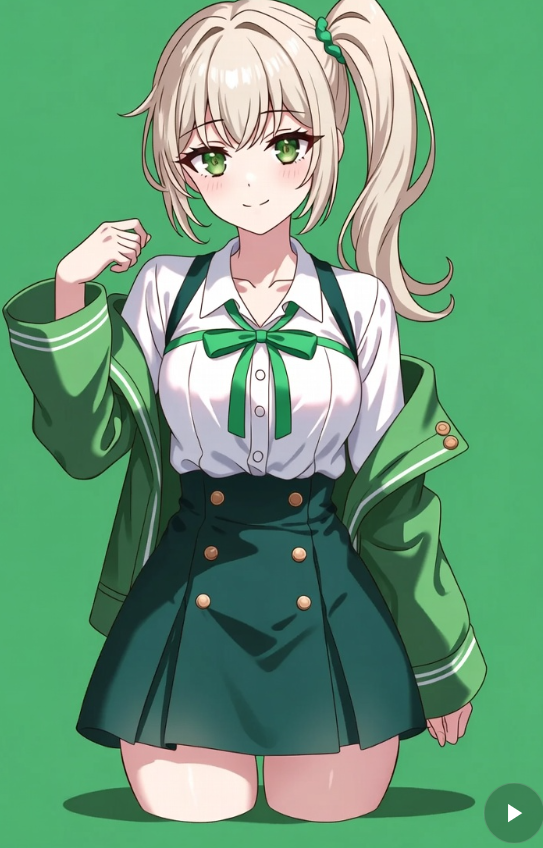
#> input picture content/sources/daily/green-uniform/source.png, 543 x 848 px
$ python -i preprocess.py   (imports and definitions only)   (older library calls are emulated)
#> lines starting #> are read from the running program, lines starting #| are printed output that depends on the picture
"""Pre-quantisation flattening.

Quantisation is only as good as what you feed it. Sensor noise, JPEG blocking and fine
texture all survive k-means and reappear as thousands of speckle regions that the merge
stage then has to clean up. Flattening first removes that at the source, which is far
cheaper and produces better boundaries than merging afterwards.

The goal is *flat areas with intact edges*, which is a different objective from ordinary
denoising — we actively want to destroy gradients that a photograph legitimately
contains, because a gradient cannot be represented as a numbered region.
"""

from __future__ import annotations

import cv2
import numpy as np

FlattenMode = str  # "bilateral" | "edgepreserve" | "meanshift" | "hybrid"

MODES: tuple[str, ...] = ("bilateral", "edgepreserve", "meanshift", "hybrid")

# Measured on the dev set: bilateral gives a 0.50x region reduction in 0.03s, versus
# 0.64x/2.33s for mean-shift and 0.49x/2.16s for hybrid. Mean-shift was the expected
# winner (it clusters in joint colour+space, which is the posterisation we want) and lost
# on both axes. Bilateral is the default on measured evidence, not intuition.
DEFAULT_MODE: FlattenMode = "bilateral"

# Beyond ~4.0 bilateral stops helping and starts introducing its own banding, which
# fragments back into new regions. Measured: a portrait's region density bottoms out at
# strength 4.0 and rises again at 6.0.
MAX_USEFUL_STRENGTH = 4.0
MIN_USEFUL_STRENGTH = 0.6

# Empirical map from log10(Laplacian variance) to flatten strength, calibrated on the
# dev set where texture correlated with post-quantisation region density at Pearson
# 0.965 / Spearman 0.893.
#
# CALIBRATION WARNING: fitted on 7 development images, 3 of them arbitrary stock photos.
# Recalibrate against the real corpus before trusting these numbers.
_TEXTURE_LOG = (1.3, 2.4, 2.9, 3.2, 3.6)
_TEXTURE_STRENGTH = (0.7, 1.0, 1.5, 2.0, 3.5)


def texture_score(img: np.ndarray) -> float:
    """Laplacian variance: a cheap proxy for how much fine detail an image carries.

    High for foliage, crowds, fabric and sensor noise; low for smooth studio portraits.
    Predicts how badly the image will fragment under quantisation.
    """
    grey = cv2.cvtColor(img, cv2.COLOR_RGB2GRAY)
    return float(cv2.Laplacian(grey, cv2.CV_64F).var())


# [43 lines left out: functions masked_texture, background_blur_ratio, not called in this run]


# Background texture below this reads as "nothing worth colouring"; above the upper bound the
# background has real structure that must survive. Interpolated on a log scale between.
# Measured across the real corpus: bokeh backdrops land at 6-20, a moderately busy backdrop at
# 104-144, and genuinely detailed scenes at 805-1191.
BACKGROUND_TEXTURE_FLAT = 25.0
BACKGROUND_TEXTURE_STRUCTURED = 400.0

# A background this much blurrier than the subject is unambiguously defocused, whatever its
# absolute texture, so it earns at least this much simplification.
BACKGROUND_RATIO_STRONG = 3.0
BACKGROUND_RATIO_FLOOR = 0.75

# Local-texture flattening. Areas at the top of the texture scale are flattened this many times the
# base strength, which turns hair strands and foliage into tonal masses instead of ribbons.
TEXTURE_FLATTEN_STRENGTH = 3.2
# Percentile used to normalise the local texture scale; hair and foliage sit at the top of it.
TEXTURE_PERCENTILE = 97.0

# At full simplification the background's flatten strength is multiplied by 1 + this.
#
# Reduced from 1.5 after the reviewer asked for uniform detail across the canvas. Measured cost of
# aggressive background simplification on a uniform-region canvas: one portrait lost 40% of its
# regions (250 -> 148) and 11 usable palette entries. Collapsing the background buys tidiness and
# pays for it in exactly the fidelity and colour depth the product is selling, so it is now a mild
# coarsening rather than a collapse.
BACKGROUND_SIMPLIFY_BOOST = 0.5


# [30 lines left out: function background_simplification, not called in this run]


def suggest_strength(img: np.ndarray) -> float:
    """Pick a flatten strength from the image's own texture.

    A fixed strength cannot work: on the dev set, post-quantisation region density
    spanned 1,900 to 160,000 per megapixel — an 84x range. The strength that preserves a
    portrait's facial detail leaves a foliage photo with a quarter of a million regions.
    """
    score = max(texture_score(img), 1.0)
    strength = float(np.interp(np.log10(score), _TEXTURE_LOG, _TEXTURE_STRENGTH))
    return float(np.clip(strength, MIN_USEFUL_STRENGTH, MAX_USEFUL_STRENGTH))


def _bilateral_cascade(img: np.ndarray, strength: float, spatial_scale: float = 1.0) -> np.ndarray:
    """Repeated moderate bilateral passes.

    Two or three moderate passes flatten more thoroughly than one aggressive pass while
    holding edges better: a very large sigmaColor starts bleeding across genuine
    boundaries, whereas iterating a moderate kernel converges toward piecewise-flat.
    """
    passes = 2 if strength <= 1.0 else 3
    sigma_color = float(np.clip(28.0 * strength, 10.0, 110.0))
    # sigmaSpace is measured in PIXELS, so it must scale with the canvas. On an image upscaled 4x,
    # every feature is 4x larger while a fixed kernel covers a quarter of what it was tuned for,
    # leaving fur and hair barely touched.
    sigma_space = float(np.clip(9.0 * strength * spatial_scale, 5.0, 60.0))
    diameter = max(5, int(round(7 * spatial_scale)) | 1)
    out = img
    for _ in range(passes):
        out = cv2.bilateralFilter(out, d=diameter, sigmaColor=sigma_color, sigmaSpace=sigma_space)
    return out


# [22 lines left out: functions _edge_preserving, _mean_shift, not called in this run]


def flatten(
    img: np.ndarray,
    strength: float | None = None,
    mode: FlattenMode = DEFAULT_MODE,
    spatial_scale: float = 1.0,
) -> np.ndarray:
    """Flatten ``img`` (RGB uint8) ahead of quantisation.

    ``strength`` scales filter parameters; 0 is a no-op passthrough, and ``None`` derives
    a strength from the image's own texture via :func:`suggest_strength`.
    """
    if strength is None:
        strength = suggest_strength(img)
    if strength <= 0:
        return img.copy()
    if mode == "bilateral":
        return _bilateral_cascade(img, strength, spatial_scale)
    if mode == "edgepreserve":
        return _edge_preserving(img, strength)
    if mode == "meanshift":
        return _mean_shift(img, strength)
    if mode == "hybrid":
        # Bilateral first to kill noise cheaply, then mean-shift to consolidate plateaus.
        return _mean_shift(_bilateral_cascade(img, strength * 0.6), strength)
    raise ValueError(f"unknown flatten mode: {mode!r} (expected one of {MODES})")


# [95 lines left out: functions local_texture, flatten_texture_adaptive, flatten_differential, not called in this run]

>>> import cv2
>>> picture = cv2.cvtColor(cv2.imread('../../content/sources/daily/green-uniform/source.png'), cv2.COLOR_BGR2RGB)
>>> result = flatten(picture)
#> in texture_score, `grey = cv2.cvtColor(img, cv2.COLOR_RGB2GRAY)`:
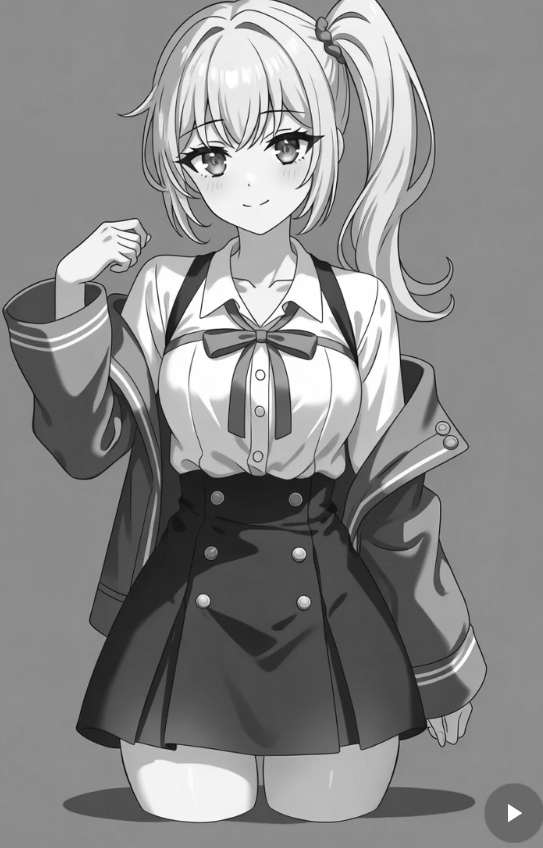
#> grey: shape (848, 543); min 7, max 255, mean 137.6
#> in suggest_strength, `score = max(texture_score(img), 1.0)`: score = 1366.3
#> in suggest_strength, `strength = float(np.interp(np.log10(score), _TEXTURE_LOG, _TEXTURE_STR..`: strength = 1.89
#> in _bilateral_cascade, `passes = 2 if strength <= 1.0 else 3`: passes = 3
#> in _bilateral_cascade, `sigma_color = float(np.clip(28.0 * strength, 10.0, 110.0))`: sigma_color = 52.99
#> in _bilateral_cascade, `sigma_space = float(np.clip(9.0 * strength * spatial_scale, 5.0, 60.0))`: sigma_space = 17.03
